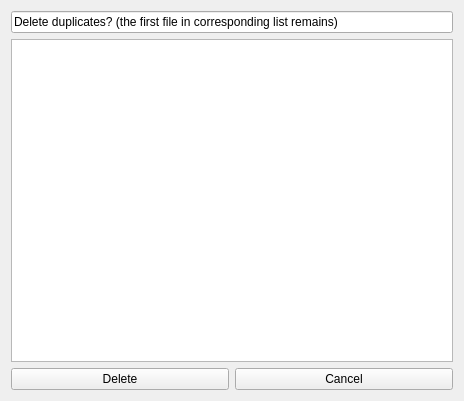
<?xml version="1.0" encoding="UTF-8"?>
<ui version="4.0">
 <class>AskWidget</class>
 <widget class="QWidget" name="AskWidget">
  <property name="geometry">
   <rect>
    <x>0</x>
    <y>0</y>
    <width>464</width>
    <height>401</height>
   </rect>
  </property>
  <property name="windowTitle">
   <string>AskWidget</string>
  </property>
  <layout class="QGridLayout" name="gridLayout">
   <item row="0" column="0">
    <layout class="QGridLayout" name="gridLayout_3">
     <item row="2" column="0">
      <widget class="QPushButton" name="deleteButton">
       <property name="text">
        <string>Delete</string>
       </property>
      </widget>
     </item>
     <item row="2" column="1">
      <widget class="QPushButton" name="cancelButton">
       <property name="text">
        <string>Cancel</string>
       </property>
      </widget>
     </item>
     <item row="1" column="0" colspan="2">
      <widget class="QListWidget" name="listWidget"/>
     </item>
     <item row="0" column="0" colspan="2">
      <widget class="QLineEdit" name="lineEdit">
       <property name="text">
        <string>Delete duplicates? (the first file in corresponding list remains)</string>
       </property>
      </widget>
     </item>
    </layout>
   </item>
  </layout>
 </widget>
 <resources/>
 <connections/>
</ui>
